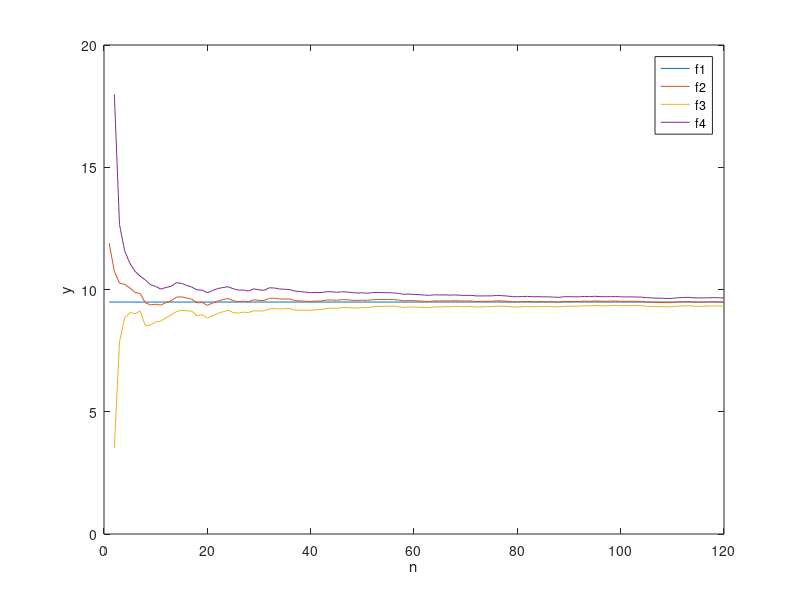
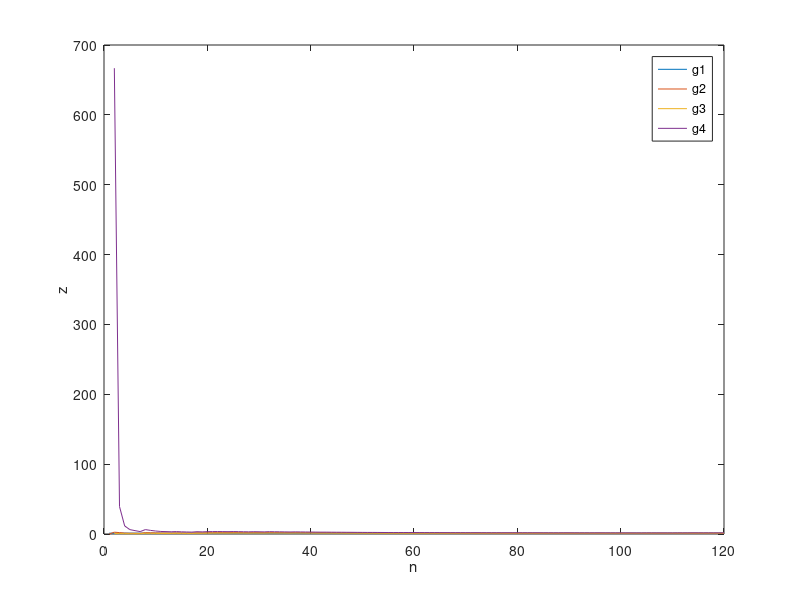

The MATLAB source for these figures, in order:
function main()
    pkg load statistics
    X = [11.89, 9.60,  9.29,  10.06, 9.50,  8.93,  9.58,  6.81,  8.69,...
         9.62,  9.01,  10.59, 10.50, 11.53, 9.94,  8.84,  8.91,  6.90,...
         9.76,  7.09,  11.29, 11.25, 10.84, 10.76, 7.42,  8.49,  10.10,...
         8.79,  11.87, 8.77,  9.43,  12.41, 9.75,  8.53,  9.72,  9.45,...
         7.20,  9.23,  8.93,  9.15,  10.19, 9.57,  11.09, 9.97,  8.81,...
         10.73, 9.57,  8.53,  9.21,  10.08, 9.10,  11.03, 10.10, 9.47,...
         9.72,  9.60,  8.21,  7.78,  10.21, 8.99,  9.14,  8.60,  9.14,...
         10.95, 9.33,  9.98,  9.09,  10.35, 8.61,  9.35,  10.04, 7.85,...
         9.64,  9.99,  9.65,  10.89, 9.08,  8.60,  7.56,  9.27,  10.33,...
         10.09, 8.51,  9.86,  9.24,  9.63,  8.67,  8.85,  11.57, 9.85,...
         9.27,  9.69,  10.90, 8.84,  11.10, 8.19,  9.26,  9.93,  10.15,...
         8.42,  9.36,  9.93,  9.11,  9.07,  7.21,  8.22,  9.08,  8.88,...
         8.71,  9.93,  12.04, 10.41, 10.80, 7.17,  9.00,  9.46,  10.42,...
         10.43, 8.38,  9.01]

    % Уровень доверия
    gamma = 0.9;
    %gamma = input('Введите уровень доверия: ')
    % Объем выборки 
    N = length(X);
    % Точечная оценка мат. ожидания
    M = mean(X);
    % Точечная оценка дисперсии
    S2 = var(X);
    % Нижняя граница доверительного интервала для мат. ожидания
    M_low = find_m_low(N, M, S2, gamma);
    % Верхняя граница доверительного интервала для мат. ожидания
    M_high = find_m_high(N, M, S2, gamma);
    % Нижняя граница доверительного интервала для дисперсии
    S2_low = find_S2_low(N, S2, gamma);
    % Верхняя граница доверительного интервала для дисперсии
    S2_high = find_S2_high(N, S2, gamma);
    
    % Вывод полученных ранее значений
    fprintf('Точечная оценка математического ожидания = %.3f\n', M);
    fprintf('Точечная оценка дисперсии = %.3f\n', S2);
    fprintf('Нижняя граница доверительного интервала для математического ожидания = %.3f\n', M_low);
    fprintf('Верхняя граница доверительного интервала для математического ожидания = %.3f\n', M_high);
    fprintf('Нижняя граница доверительного интервала для дисперсии = %.3f\n', S2_low);
    fprintf('Верхняя граница доверительного интервала для дисперсии = %.3f\n', S2_high);
    
    % Массив точечных оценок для математического ожидания
    M_array = zeros(1, N)
    % Массив точечных оценок для дисперсии
    S2_array = zeros(1, N)
    % Массивы для нижних и верхних границ для математического ожидания
    M_low_array = zeros(1, N)
    M_high_array = zeros(1, N)
    % Массивы для нижних и верхних границ для дисперсии
    S2_low_array = zeros(1, N)
    S2_high_array = zeros(1, N)
    
    for i = 1 : N
        temp_m = mean(X(1:i));
        temp_s2 = var(X(1:i));
        M_array(i) = temp_m;
        S2_array(i) = temp_s2;
        M_low_array(i) = find_m_low(i, temp_m, temp_s2, gamma);
        M_high_array(i) = find_m_high(i, temp_m, temp_s2, gamma);
        S2_low_array(i) = find_S2_low(i, temp_s2, gamma);
        S2_high_array(i) = find_S2_high(i, temp_s2, gamma);
    end
    
    % Построение графиков
    plot(1 : N, [(zeros(1, N) + M)', M_array', M_low_array', M_high_array']);
    xlabel('n');
    ylabel('y');
    legend('f1', 'f2', 'f3', 'f4');
    print -djpg p1.jpg
    figure;

    plot(1 : N, [(zeros(1, N) + S2)', S2_array', S2_low_array', S2_high_array']);
    xlabel('n');
    ylabel('z');
    %ylim([0, 20]);
    legend('g1', 'g2', 'g3', 'g4');
    print -djpg p2.jpg
end

% Функция поиска нижней границы доверительного интервала для математического ожидания
function M_low = find_m_low(N, M, S2, gamma)
    M_low = M - sqrt(S2) * tinv((1 + gamma) / 2, N - 1) / sqrt(N);
end
% Функция поиска верхней границы доверительного интервала для математического ожидания
function M_high = find_m_high(N, M, S2, gamma)
    M_high = M + sqrt(S2) * tinv((1 + gamma) / 2, N - 1) / sqrt(N);
end
% Функция поиска нижней границы доверительного интервала для дисперсии
function S2_low = find_S2_low(N, S2, gamma)
    S2_low = ((N - 1) * S2) / chi2inv((1 + gamma) / 2, N - 1);
end
% Функция поиска верхней границы доверительного интервала для дисперсии
function S2_high = find_S2_high(N, S2, gamma)
    S2_high = ((N - 1) * S2) / chi2inv((1 - gamma) / 2, N - 1);
end